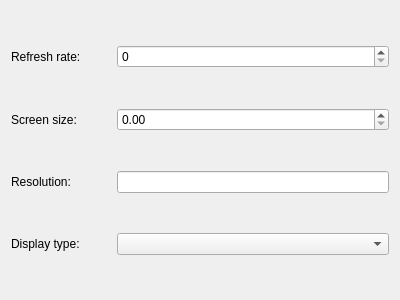
<?xml version="1.0" encoding="UTF-8"?>
<ui version="4.0">
 <class>AddEditMonitorWidget</class>
 <widget class="QWidget" name="AddEditMonitorWidget">
  <property name="geometry">
   <rect>
    <x>0</x>
    <y>0</y>
    <width>400</width>
    <height>300</height>
   </rect>
  </property>
  <property name="windowTitle">
   <string>XKOMX</string>
  </property>
  <layout class="QVBoxLayout" name="verticalLayout">
   <item>
    <layout class="QHBoxLayout" name="horizontalLayout">
     <item>
      <widget class="QLabel" name="lbRefreshRate">
       <property name="minimumSize">
        <size>
         <width>100</width>
         <height>0</height>
        </size>
       </property>
       <property name="maximumSize">
        <size>
         <width>65</width>
         <height>16777215</height>
        </size>
       </property>
       <property name="text">
        <string>Refresh rate:</string>
       </property>
      </widget>
     </item>
     <item>
      <widget class="QSpinBox" name="sbxRefreshRate">
       <property name="maximum">
        <number>300</number>
       </property>
      </widget>
     </item>
    </layout>
   </item>
   <item>
    <layout class="QHBoxLayout" name="horizontalLayout_2">
     <item>
      <widget class="QLabel" name="lbScreenSize">
       <property name="minimumSize">
        <size>
         <width>100</width>
         <height>0</height>
        </size>
       </property>
       <property name="maximumSize">
        <size>
         <width>65</width>
         <height>16777215</height>
        </size>
       </property>
       <property name="text">
        <string>Screen size:</string>
       </property>
      </widget>
     </item>
     <item>
      <widget class="QDoubleSpinBox" name="sbxScreenSize"/>
     </item>
    </layout>
   </item>
   <item>
    <layout class="QHBoxLayout" name="horizontalLayout_3">
     <item>
      <widget class="QLabel" name="lbResolution">
       <property name="minimumSize">
        <size>
         <width>100</width>
         <height>0</height>
        </size>
       </property>
       <property name="maximumSize">
        <size>
         <width>65</width>
         <height>16777215</height>
        </size>
       </property>
       <property name="text">
        <string>Resolution:</string>
       </property>
      </widget>
     </item>
     <item>
      <widget class="QLineEdit" name="leResolution"/>
     </item>
    </layout>
   </item>
   <item>
    <layout class="QHBoxLayout" name="horizontalLayout_4">
     <item>
      <widget class="QLabel" name="lbDisplayType">
       <property name="minimumSize">
        <size>
         <width>100</width>
         <height>0</height>
        </size>
       </property>
       <property name="maximumSize">
        <size>
         <width>65</width>
         <height>16777215</height>
        </size>
       </property>
       <property name="text">
        <string>Display type:</string>
       </property>
      </widget>
     </item>
     <item>
      <widget class="QComboBox" name="cbxDisplayType"/>
     </item>
    </layout>
   </item>
  </layout>
 </widget>
 <resources/>
 <connections/>
</ui>
